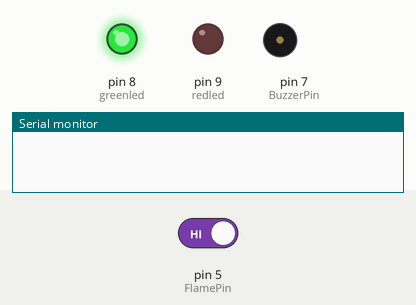
Bench run of a sketch on a simulated Arduino Uno, built with avr-gcc and run on an emulated ATmega328P. Shown: output pins drawn as LEDs (lit = HIGH), buzzer (waves = sounding, pin HIGH), the last lines printed to the serial monitor. The inputs (shaded band) are chosen by the test bench; at power-on: pin 5 (FlamePin) HIGH.

Above: at 1.2 s.
1.3 s: pin 5 (FlamePin) driven LOW
At 2.3 s:
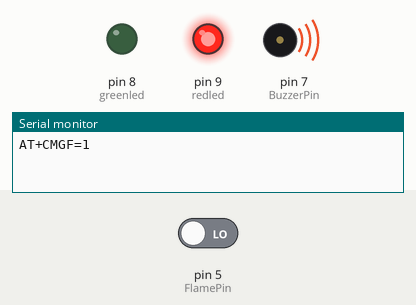
Timing chart, 0 to 4.3 s (numbered marks = the images above; inputs shaded):
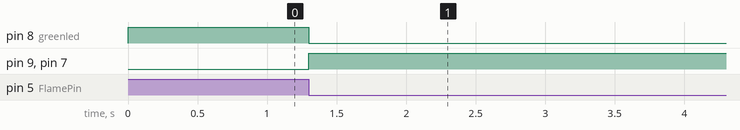

Measured:
- after the input at 1.3 s, pin 8 (greenled): HIGH → LOW at once; pin 9 (redled), pin 7 (BuzzerPin): LOW → HIGH at once

The sketch:

gsm.ino
```cpp
#define redled 9       //This will define "redled" as number 9 whenever it occurs again in code

#define greenled 8     //This will define "greenled" as number 8 whenever it occurs again in code

#define BuzzerPin 7    //This will define "BuzzerPin" as number 7 whenever it occurs again in code

#define FlamePin 5     //This will define "FlamePin" as number 5 whenever it occurs again in code


boolean Flame_Sensor_Value = HIGH;    //This variable will store the value of Flame Sensor


void setup()  //This will run only once and at the start of the program

{

  /*By using pinMode function we will declare state

   * of each pin as Output/Input depending on their nature

   * We use OUTPUT when we have to define the output state of the pin (0/5V)

   * We use Input when we have to read

   */

  pinMode(BuzzerPin, OUTPUT);

  pinMode(redled, OUTPUT);

  pinMode(greenled, OUTPUT);

  pinMode(FlamePin, INPUT);

  Serial.begin(9600);   //Set the baud rate to 9600 bit per second

}


void loop()   //This will run indefinitely till the program is terminated

{

  Flame_Sensor_Value = digitalRead(FlamePin); //Store the value of sensor in this variable


  if (Flame_Sensor_Value == LOW)  //check if condition matches with fire detection state

  {

    /*Turn on Indicators*/

    digitalWrite(BuzzerPin, HIGH);    // Turn Buzzer on

    digitalWrite(redled, HIGH);       // Turn Red LED on

    digitalWrite(greenled, LOW);      // Turn Green LED off


    /*Responsible for sending SMS*/

    Serial.println("AT+CMGF=1");                 //Selects SMS message format as TEXT

    delay(1000);                                 // Delay of 1 second

    Serial.println("AT+CMGS=\"+8801762259976\""); // Replace x with mobile number

    Serial.println("Fire Detected!!! at Uttara,sector 6 House_97,road-20");         // The SMS text you want to send

    Serial.println((char)26);

    delay(500);


    /*Responsible for making a CALL*/

    Serial.println("ATD+ +8801762259976;"); // Replace x with your mobile number

    delay(5000);                          //Wait for Call to reach

    Serial.println("ATH");                 //Hang up the Call

  }

  else

  {


    digitalWrite(BuzzerPin, LOW);          // Turn Buzzer off

    digitalWrite(greenled, HIGH);          // Turn Green LED on

    digitalWrite(redled, LOW);             // Turn Red LED off

  }

}
```
